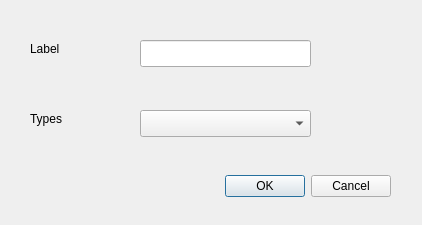
<?xml version="1.0" encoding="UTF-8"?>
<ui version="4.0">
 <class>AddGraphElement</class>
 <widget class="QDialog" name="AddGraphElement">
  <property name="geometry">
   <rect>
    <x>0</x>
    <y>0</y>
    <width>422</width>
    <height>225</height>
   </rect>
  </property>
  <property name="windowTitle">
   <string>Add graph element</string>
  </property>
  <widget class="QDialogButtonBox" name="buttonBox">
   <property name="geometry">
    <rect>
     <x>50</x>
     <y>170</y>
     <width>341</width>
     <height>32</height>
    </rect>
   </property>
   <property name="orientation">
    <enum>Qt::Horizontal</enum>
   </property>
   <property name="standardButtons">
    <set>QDialogButtonBox::Cancel|QDialogButtonBox::Ok</set>
   </property>
  </widget>
  <widget class="QLineEdit" name="labelLineEdit">
   <property name="geometry">
    <rect>
     <x>140</x>
     <y>40</y>
     <width>171</width>
     <height>27</height>
    </rect>
   </property>
  </widget>
  <widget class="QLabel" name="label">
   <property name="geometry">
    <rect>
     <x>30</x>
     <y>40</y>
     <width>66</width>
     <height>17</height>
    </rect>
   </property>
   <property name="text">
    <string>Label</string>
   </property>
  </widget>
  <widget class="QComboBox" name="typeComboBox">
   <property name="geometry">
    <rect>
     <x>140</x>
     <y>110</y>
     <width>171</width>
     <height>27</height>
    </rect>
   </property>
  </widget>
  <widget class="QLabel" name="label_2">
   <property name="geometry">
    <rect>
     <x>30</x>
     <y>110</y>
     <width>66</width>
     <height>17</height>
    </rect>
   </property>
   <property name="text">
    <string>Types</string>
   </property>
  </widget>
 </widget>
 <resources/>
 <connections>
  <connection>
   <sender>buttonBox</sender>
   <signal>accepted()</signal>
   <receiver>AddGraphElement</receiver>
   <slot>accept()</slot>
   <hints>
    <hint type="sourcelabel">
     <x>248</x>
     <y>254</y>
    </hint>
    <hint type="destinationlabel">
     <x>157</x>
     <y>274</y>
    </hint>
   </hints>
  </connection>
  <connection>
   <sender>buttonBox</sender>
   <signal>rejected()</signal>
   <receiver>AddGraphElement</receiver>
   <slot>reject()</slot>
   <hints>
    <hint type="sourcelabel">
     <x>316</x>
     <y>260</y>
    </hint>
    <hint type="destinationlabel">
     <x>286</x>
     <y>274</y>
    </hint>
   </hints>
  </connection>
 </connections>
</ui>
